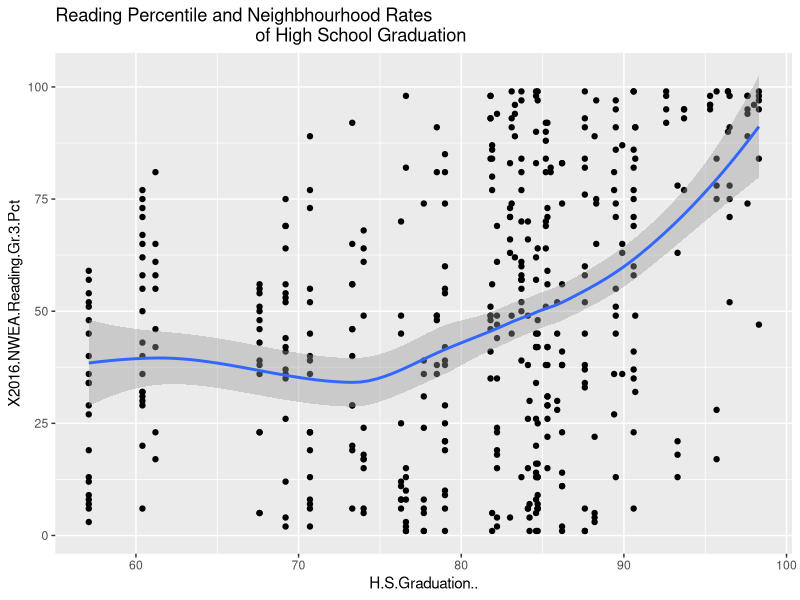
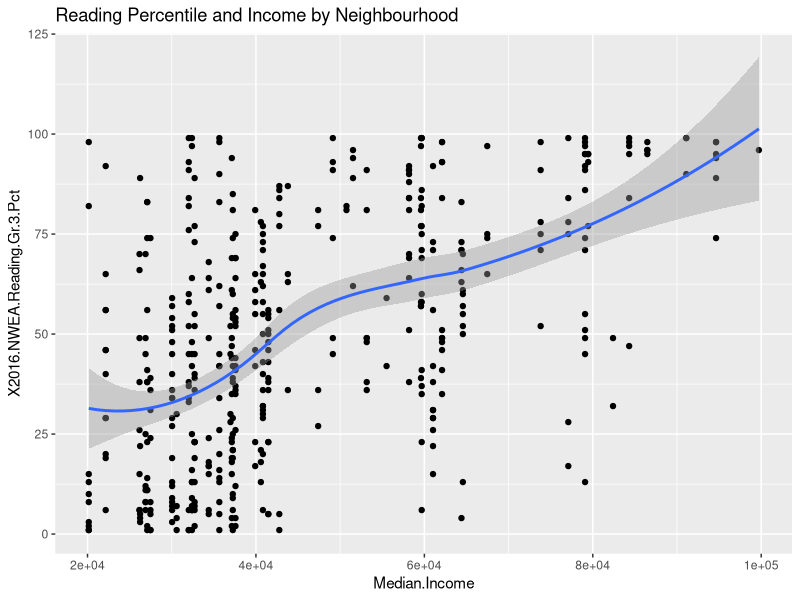
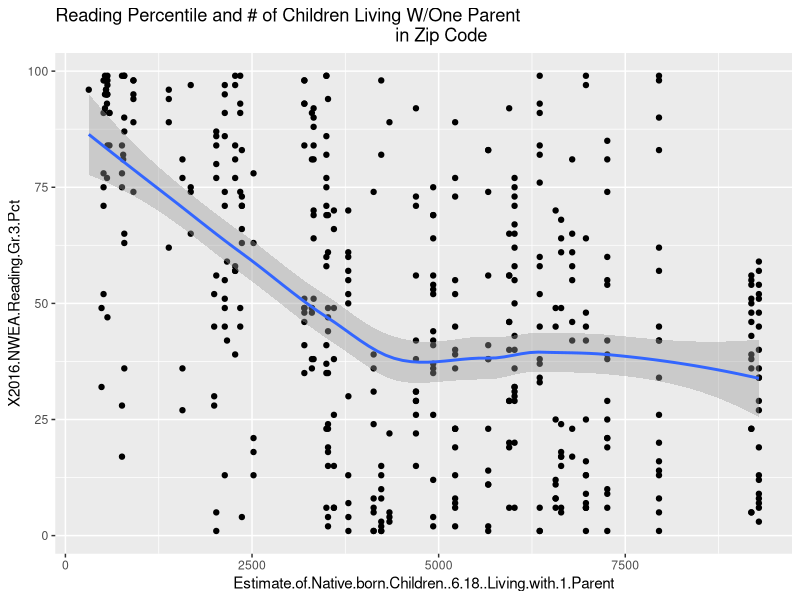
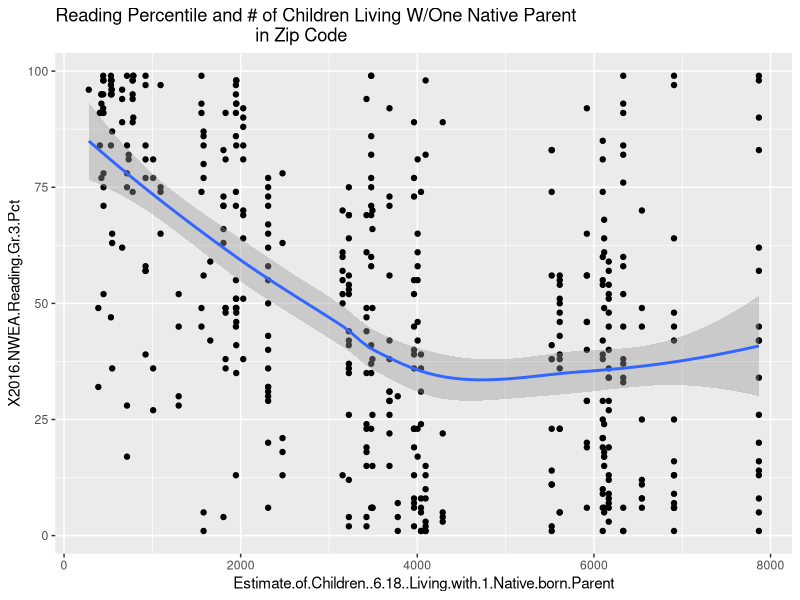
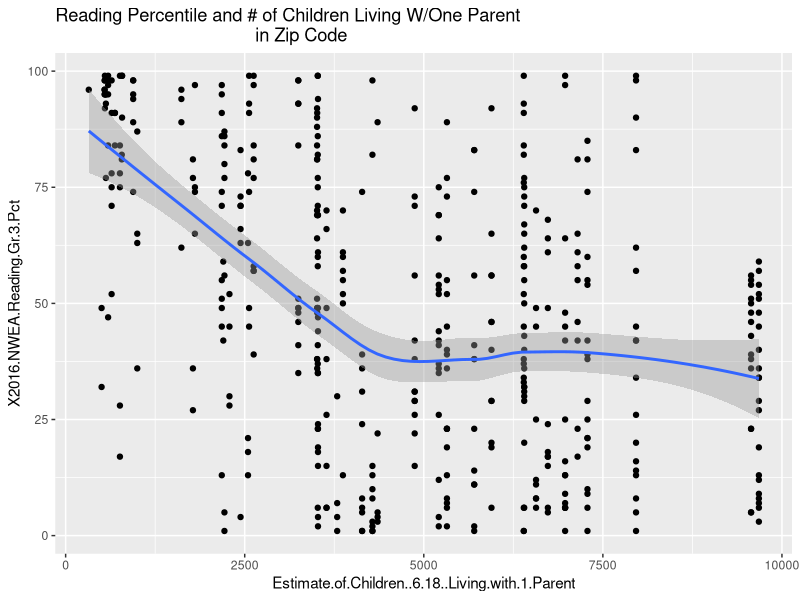
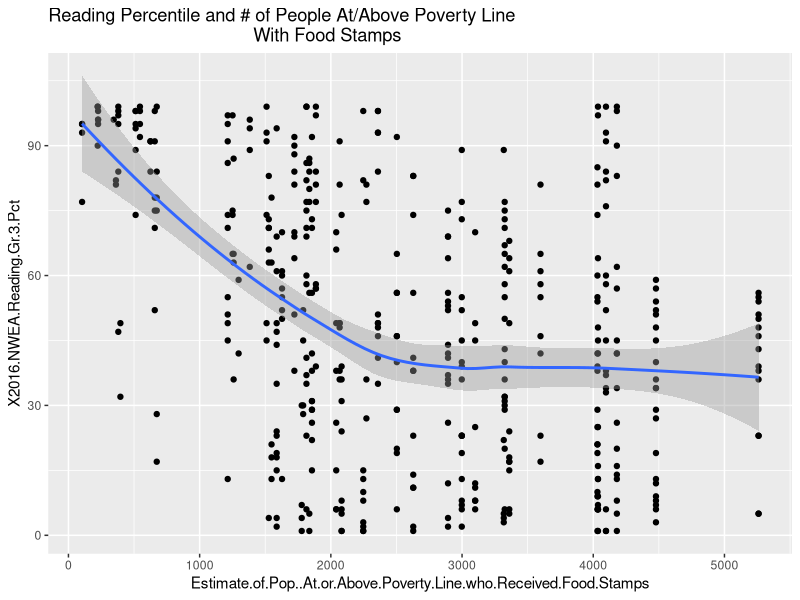
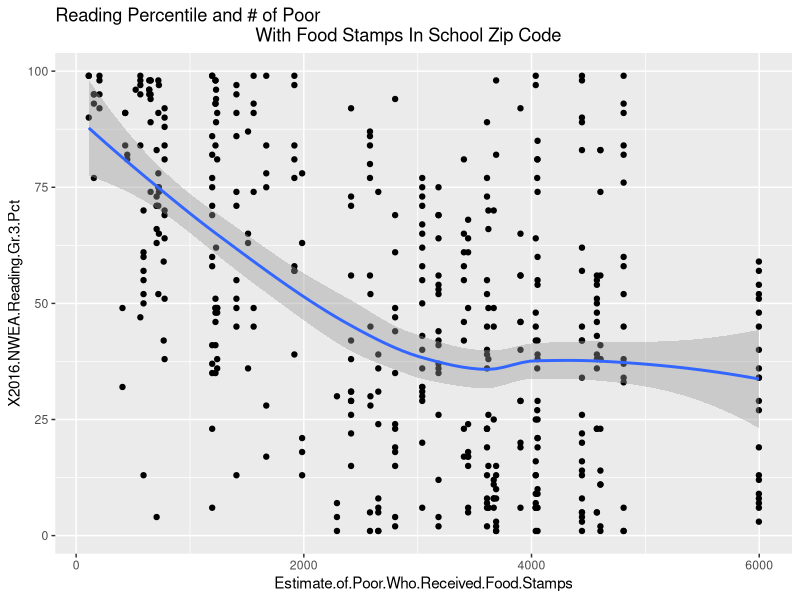
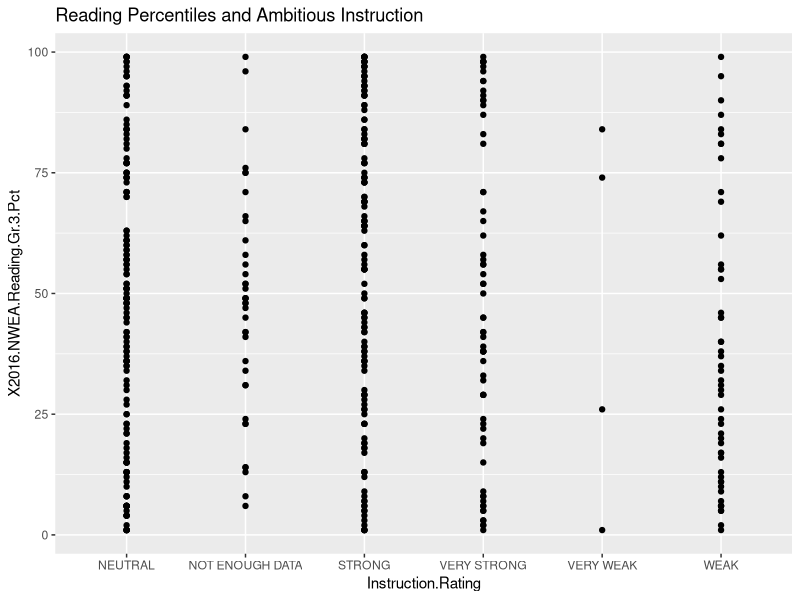

Generate these figures, in order, with R: (Note: this script raises an error after producing the figures.)
#some statistical analysis on entire data set

#load the data and relevant libraries
schools14_16 <- read.csv("schools14_16.csv", na = c("", "NA"))
library(tidyverse)


#take a look at summary of the dataset to get means of high school graduation/median income/math and reading percentile means
summary(schools14_16)    

################################################################################################
#Plots and Analysis of 2016 Reading Percentiles (drawing on correlations done in data wrangling)

#plotting % of pop graduated from high school and reading percentiles
ggplot(schools14_16, aes(x = H.S.Graduation.., y = X2016.NWEA.Reading.Gr.3.Pct)) + 
  geom_point()+ geom_smooth() + ggtitle("Reading Percentile and Neighbhourhood Rates
                                        of High School Graduation")

#income and grade 3 reading
ggplot(schools14_16, aes(x = Median.Income, y = X2016.NWEA.Reading.Gr.3.Pct)) + 
  geom_point() +geom_smooth() + ggtitle("Reading Percentile and Income by Neighbourhood")

#Native children living with 1 parent and grade 3 reading
ggplot(schools14_16, aes(x = Estimate.of.Native.born.Children..6.18..Living.with.1.Parent,
                         y = X2016.NWEA.Reading.Gr.3.Pct)) + 
                        geom_point()+ geom_smooth() + ggtitle("Reading Percentile and # of Children Living W/One Parent 
                                                                    in Zip Code")

#Children living with 1 native parent and grade 3 reading
ggplot(schools14_16, aes(x = Estimate.of.Children..6.18..Living.with.1.Native.born.Parent,
                         y = X2016.NWEA.Reading.Gr.3.Pct)) + 
  geom_point()+ geom_smooth() + ggtitle("Reading Percentile and # of Children Living W/One Native Parent 
                                        in Zip Code")

#Children living with one parent and grade 3 reading
ggplot(schools14_16, aes(x = Estimate.of.Children..6.18..Living.with.1.Parent, 
                         y = X2016.NWEA.Reading.Gr.3.Pct)) + 
  geom_point()+ geom_smooth() + ggtitle("Reading Percentile and # of Children Living W/One Parent 
                                        in Zip Code")

#Those above/at poverty line who received food stamps and grade 3 reading
ggplot(schools14_16, aes(x = Estimate.of.Pop..At.or.Above.Poverty.Line.who.Received.Food.Stamps, 
                         y = X2016.NWEA.Reading.Gr.3.Pct)) + 
  geom_point()+ geom_smooth() + ggtitle("Reading Percentile and # of People At/Above Poverty Line
                                         With Food Stamps")

#poor who received food stamps and grade 3 reading
ggplot(schools14_16, aes(x = Estimate.of.Poor.Who.Received.Food.Stamps, y = X2016.NWEA.Reading.Gr.3.Pct)) + 
  geom_point() +geom_smooth() + ggtitle("Reading Percentile and # of Poor 
                                        With Food Stamps In School Zip Code")



#The 5Essentials and Grade 3 Reading(2016)
#ambitious instruction and grade 3 reading
ggplot(schools14_16, aes(x = Instruction.Rating, y = X2016.NWEA.Reading.Gr.3.Pct))+ geom_point() +
  ggtitle("Reading Percentiles and Ambitious Instruction")

#supportive environment and grade 3 reading
ggplot(schools14_16, aes(x = Environment.Rating, y = X2016.NWEA.Reading.Gr.3.Pct))+ geom_point() + 
  ggtitle("Reading Percentiles and Supportive Environment")

#collaborative teachers and grade 3 reading
ggplot(schools14_16, aes(x = Collaboration.Rating, y = X2016.NWEA.Reading.Gr.3.Pct)) + geom_point() +
  ggtitle("Reading Percentiles and Collaborative Teachers")

#involved families and grade 3 reading
ggplot(schools14_16, aes(x = Family.Rating, y = X2016.NWEA.Reading.Gr.3.Pct))+ geom_point() +
  ggtitle("Reading Percentiles and Involved Families")

#effective leaders and grade 3 reading
ggplot(schools14_16, aes(x = Leadership.Rating, y = X2016.NWEA.Reading.Gr.3.Pct))+ geom_point() + 
  ggtitle("Reading Percentiles and Effective Leaders")

#not a lot can be gleaned from the above graphs; visually weak/very weak Family Rating and
#Ambitious Instruction seem to have some (weak) correlation with ranking within lower reading percentiles



#Comparing percentiles from 2014/2015 for reading
#2014 reading and 2016 grade 3 reading
ggplot(schools14_16, aes(x = X2014.NWEA.Reading.Gr.3.Pct , y = X2016.NWEA.Reading.Gr.3.Pct))+ 
  geom_point() + geom_smooth() + ggtitle("2014 Reading Percentiles and 2016 Reading percentiles")

#2015 reading and 2016 grade 3 reading
ggplot(schools14_16, aes(x = X2015.NWEA.Reading.Gr.3.Pct, y = X2016.NWEA.Reading.Gr.3.Pct))+
  geom_point() + geom_smooth() + ggtitle("2015 Reading Attainment and 2016 Reading Attainment")

#the above graphs seem to show the strongest correlation - the percentiles achieved in 2014/2015 reading 
#seem to highly correlate with the percentiles achieved in 2016



###############################################################################################
#Plots and Analysis of 2016 Math Percentiles (drawing on correlations done in data wrangling)

#education by area and math
ggplot(schools14_16, aes(x = H.S.Graduation.., y = X2016.NWEA.Math.Gr.3.Pct)) + 
  geom_point() + geom_smooth() + 
  ggtitle("High School Graduation Rates by Neighbourhood and Math Percentiles")

#income and grade 3 math
ggplot(schools14_16, aes(x = Median.Income, y = X2016.NWEA.Math.Gr.3.Pct )) + 
  geom_point() + geom_smooth() + ggtitle("Median Income and Math Attainment")

#African-American population and grade 3 math
ggplot(schools14_16, aes(x = Black.Pop..Estimate, y = X2016.NWEA.Math.Gr.3.Pct )) + 
  geom_point() + geom_smooth() + ggtitle("African-American Population and Math Attainment")

#Native children living with 1 parent and grade 3 math
ggplot(schools14_16, aes(x = Estimate.of.Native.born.Children..6.18..Living.with.1.Parent, 
                         y = X2016.NWEA.Math.Gr.3.Pct)) + 
  geom_point()+ geom_smooth() + ggtitle("Math Percentile and # of Children Living W/One Parent 
                                        in Zip Code")

#Children living with 1 native parent and grade 3 math
ggplot(schools14_16, aes(x = Estimate.of.Children..6.18..Living.with.1.Native.born.Parent, 
                         y = X2016.NWEA.Math.Gr.3.Pct)) + 
  geom_point()+ geom_smooth() + ggtitle("Math Percentile and # of Children Living W/One Native Parent 
                                        in Zip Code")

#Children living with one parent and grade 3 math
ggplot(schools14_16, aes(x = Estimate.of.Children..6.18..Living.with.1.Parent, 
                         y = X2016.NWEA.Math.Gr.3.Pct)) + 
  geom_point()+ geom_smooth() + ggtitle("Math Percentile and # of Children Living W/One Parent 
                                        in Zip Code")

#poor who received food stamps and grade 3 math
ggplot(schools14_16, aes(x = Estimate.of.Poor.Who.Received.Food.Stamps, y = X2016.NWEA.Math.Gr.3.Pct)) + 
  geom_point() +geom_smooth() + ggtitle("Math Percentile and # of Poor 
                                        With Food Stamps In School Zip Code")



#5Essentials and Grade 3 Math (2016)

#ambitious instruction and third grade math
ggplot(schools14_16, aes(x = Instruction.Rating, y = X2016.NWEA.Math.Gr.3.Pct)) + 
  geom_point() + ggtitle("Math Percentile and Ambitious Instruction")

#supportive environment and third grade math
ggplot(schools14_16, aes(x = Environment.Rating, y = X2016.NWEA.Math.Gr.3.Pct)) + 
  geom_point() +ggtitle("Math Percentile and Supportive Environment")

#involved families and third grade math
ggplot(schools14_16, aes(x = Family.Rating, y = X2016.NWEA.Math.Gr.3.Pct)) + 
  geom_point() + ggtitle("Math Percentile and Involved Families")

#collaborative teachers and third grade math
ggplot(schools14_16, aes(x = Collaboration.Rating, y = X2016.NWEA.Math.Gr.3.Pct)) + 
  geom_point() +ggtitle("Math Percentile and Collaborative Teachers")

#effective leaders and third grade math
ggplot(schools1416, aes(x = Leadership.Rating, y = X2016.NWEA.Math.Gr.3.Pct))+ geom_point() +
  ggtitle("Math Percentile and Effective Leaders")

#as with the 5essential/reading percentile charts, the charts above do not provide much 
#information. The Family Rating once again, seems to have some effect/correlation with the very weak schools' 
#lower percentile rankings



##Comparing percentiles from 2014/2015 for Math
#2014 math and 2016 grade 3 
ggplot(schools14_16, aes(x = X2014.NWEA.Math.Gr.3.Pct, y = X2016.NWEA.Math.Gr.3.Pct))+ 
  geom_point() + geom_smooth() + ggtitle("2014 Math Percentile and 2016 Math Percentile")

#2015 math and 2016 grade math 
ggplot(schools14_16, aes(x = X2015.NWEA.Math.Gr.3.Pct, y = X2016.NWEA.Math.Gr.3.Pct)) + 
  geom_point() + geom_smooth() + ggtitle("2015 Math Percentile and 2016 Math Percentile")

#as with reading, 2014/2015 percentile rankings in math seem to be, of all available variables, the most
#highly correlated with 2016 math percentiles

###################################################################################################
#using the information from the above charts, trying to put more variables 
#together to see possible correlations (using highest correlated variables)

#income, involved families and reading percentiles
ggplot(schools14_16, aes(x = Median.Income, y =  X2016.NWEA.Reading.Gr.3.Pct, col = Family.Rating)) + 
  geom_point() + geom_smooth() + 
  ggtitle("Median Income, Involved Families and Reading Percentiles")

#can see from this graph (above) that very strong/strong family category also contain highest incomes in data

#2014 percentiles, Family Rating and 2016 Reading percentiles
ggplot(schools14_16, aes(x = X2014.NWEA.Reading.Gr.3.Pct, y =  X2016.NWEA.Reading.Gr.3.Pct, col = Family.Rating)) + 
  geom_point() + geom_smooth() + 
  ggtitle("2014 Reading percentiles, Involved Families and 2016 Reading Percentiles")

#the schools with very weak family rating (in graph above) seem to show lack of improvement in percentile from 2014 to
#2016


#income, involved families and math scores
ggplot(schools14_16, aes(x = Median.Income, y = X2016.NWEA.Math.Gr.3.Pct, col = Family.Rating)) + 
  geom_point() + geom_smooth() + ggtitle("Median Income, Involved Families and Math Percentiles")

#as with the reading/income/family graph, this graph seems to show that the strong/very strong
#schools (for Involved Families) include the highest income areas in the data set

#2014 percentiles, Involved Families and 2016 Math Percentiles
ggplot(schools14_16, aes(x = X2014.NWEA.Math.Gr.3.Pct, y = X2016.NWEA.Math.Gr.3.Pct, col = Family.Rating)) + 
  geom_point() + geom_smooth() +
  ggtitle("2014 Math Percentiles, Involved Families and 2016 Math Percentiles")

#unlike with the 2014 reading/2016 reading/family chart, this graph seems to indicate a wider range 
#of percentile outcomes for schools rated very weak


########################################################################################################

#for the schools in the data set, which five essential is most often rated strong or very strong?
#which is least frequently given this ranking?
#create columns that give each categorical variable a binary score (0/1)
schools14_16a <- schools14_16 %>% 
  mutate("environment scores" = case_when(Environment.Rating == "VERY STRONG" ~ 1, 
                                          Environment.Rating == "STRONG" ~ 1, 
                                          Environment.Rating == "NEUTRAL" ~ 0, 
                                          Environment.Rating == "WEAK" ~ 0,
                                          Environment.Rating == "VERY WEAK" ~ 0, 
                                          Environment.Rating == "NOT ENOUGH DATA" ~ 0))

schools14_16a <- schools14_16a %>% 
  mutate("instruction scores" = case_when(Instruction.Rating == "VERY STRONG" ~ 1, 
                                          Instruction.Rating == "STRONG" ~ 1, 
                                          Instruction.Rating == "NEUTRAL" ~ 0, 
                                          Instruction.Rating == "WEAK" ~ 0,
                                          Instruction.Rating == "VERY WEAK" ~ 0, 
                                          Instruction.Rating == "NOT ENOUGH DATA" ~ 0))


schools14_16a <- schools14_16a %>% 
  mutate("collaboration scores" = case_when(Collaboration.Rating == "VERY STRONG" ~ 1, 
                                            Collaboration.Rating == "STRONG" ~ 1, 
                                            Collaboration.Rating == "NEUTRAL" ~ 0, 
                                            Collaboration.Rating == "WEAK" ~ 0,
                                            Collaboration.Rating == "VERY WEAK" ~ 0, 
                                            Collaboration.Rating == "NOT ENOUGH DATA" ~ 0))

schools14_16a <- schools14_16a %>% 
  mutate("family scores" = case_when(Family.Rating == "VERY STRONG" ~ 1, 
                                     Family.Rating == "STRONG" ~ 1, 
                                     Family.Rating == "NEUTRAL" ~ 0, 
                                     Family.Rating == "WEAK" ~ 0,
                                     Family.Rating == "VERY WEAK" ~ 0, 
                                     Family.Rating == "NOT ENOUGH DATA" ~ 0))

schools14_16a <- schools14_16a %>% 
  mutate("leadership scores" = case_when(Leadership.Rating == "VERY STRONG" ~ 1,
                                         Leadership.Rating == "STRONG" ~ 1, 
                                         Leadership.Rating == "NEUTRAL" ~ 0,
                                         Leadership.Rating == "WEAK" ~ 0,
                                         Leadership.Rating == "VERY WEAK" ~ 0, 
                                         Leadership.Rating == "NOT ENOUGH DATA" ~ 0))

#sum up the values in the new columns
colsums14_16a <-  colSums(schools14_16a[,46:50])

#turn the column sums into a table
colsums14_16atable <- as.table(colsums14_16a)

#turn into a dataframe
colsums14_16adf <-  as.data.frame(colsums14_16atable)

#fixing column names
colnames(colsums14_16adf)[colnames(colsums14_16adf)=="Var1"] <- "5 Essentials"
colnames(colsums14_16adf)[colnames(colsums14_16adf)=="Freq"] <- "Frequency"

#plot five essentials strength frequency
ggplot(colsums14_16adf, aes(x = `5 Essentials`, y = Frequency)) + 
  geom_point(size = 2, color ="firebrick") +
  ggtitle("Frequency of a 5 Essential Rated Strong or Very Strong")

##can see from the graph above that the # of times a 5 essential is rated strong/very strong
#in the data is:
#Instruction Scores: 203
#Family Scores: 184
#Environment Scores: 162
#Collaboration Scores: 157
#Leadership Scores: 146

#for the schools in the data set, which five essential is most often rated weak or very weak?
#which is least frequently given these rankings?
#create columns that give each categorical variable a binary score (0/1)
schools14_16b <- schools14_16 %>% 
  mutate("environment scores" = case_when(Environment.Rating == "VERY STRONG" ~ 0, 
                                          Environment.Rating == "STRONG" ~ 0, 
                                          Environment.Rating == "NEUTRAL" ~ 0,
                                          Environment.Rating == "WEAK" ~ 1,
                                          Environment.Rating == "VERY WEAK" ~ 1, 
                                          Environment.Rating == "NOT ENOUGH DATA" ~ 0))

schools14_16b <- schools14_16b %>% 
  mutate("instruction scores" = case_when(Instruction.Rating == "VERY STRONG" ~ 0, 
                                          Instruction.Rating == "STRONG" ~ 0, 
                                          Instruction.Rating == "NEUTRAL" ~ 0, 
                                          Instruction.Rating == "WEAK" ~ 1,
                                          Instruction.Rating == "VERY WEAK" ~ 1, 
                                          Instruction.Rating == "NOT ENOUGH DATA" ~ 0))


schools14_16b <- schools14_16b %>% 
  mutate("collaboration scores" = case_when(Collaboration.Rating == "VERY STRONG" ~ 0, 
                                            Collaboration.Rating == "STRONG" ~ 0, 
                                            Collaboration.Rating == "NEUTRAL" ~ 0, 
                                            Collaboration.Rating == "WEAK" ~ 1,
                                            Collaboration.Rating == "VERY WEAK" ~ 1, 
                                            Collaboration.Rating == "NOT ENOUGH DATA" ~ 0))

schools14_16b <- schools14_16b %>% 
  mutate("family scores" = case_when(Family.Rating == "VERY STRONG" ~ 0, 
                                     Family.Rating == "STRONG" ~ 0, 
                                     Family.Rating == "NEUTRAL" ~ 0, 
                                     Family.Rating == "WEAK" ~ 1,
                                     Family.Rating == "VERY WEAK" ~ 1, 
                                     Family.Rating == "NOT ENOUGH DATA" ~ 0))

schools14_16b <- schools14_16b %>% 
  mutate("leadership scores" = case_when(Leadership.Rating == "VERY STRONG" ~ 0, 
                                         Leadership.Rating == "STRONG" ~ 0, 
                                         Leadership.Rating == "NEUTRAL" ~ 0, 
                                         Leadership.Rating == "WEAK" ~ 1,
                                         Leadership.Rating == "VERY WEAK" ~ 1, 
                                         Leadership.Rating == "NOT ENOUGH DATA" ~ 0))

#sum up the values in the new columns
colsums14_16b <-  colSums(schools14_16b[,46:50])

#turn the column sums into a table
colsums14_16btable <- as.table(colsums14_16b)

#turn into a dataframe
colsums14_16bdf <-  as.data.frame(colsums14_16btable)

#fixing column names
colnames(colsums14_16bdf)[colnames(colsums14_16bdf)=="Var1"] <- "5 Essentials"
colnames(colsums14_16bdf)[colnames(colsums14_16bdf)=="Freq"] <- "Frequency"

#plot five essentials strength frequency
ggplot(colsums14_16bdf, aes(x = `5 Essentials`, y = Frequency)) + 
  geom_point(size = 2, color ="black") +
  ggtitle("Frequency of a 5 Essential Rated Very Weak or Weak")

#How frequently is a 5 essential rated weak/very weak in the data set?
#Collaborative Rating: 139
#Leadership Rating: 131
#Family Rating: 104
#Environment Rating: 69
#Instruction Rating: 58
